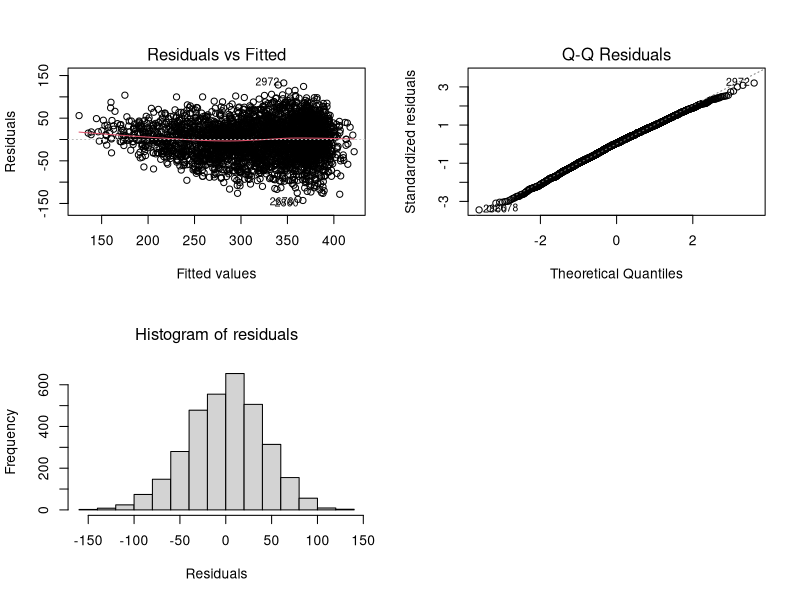
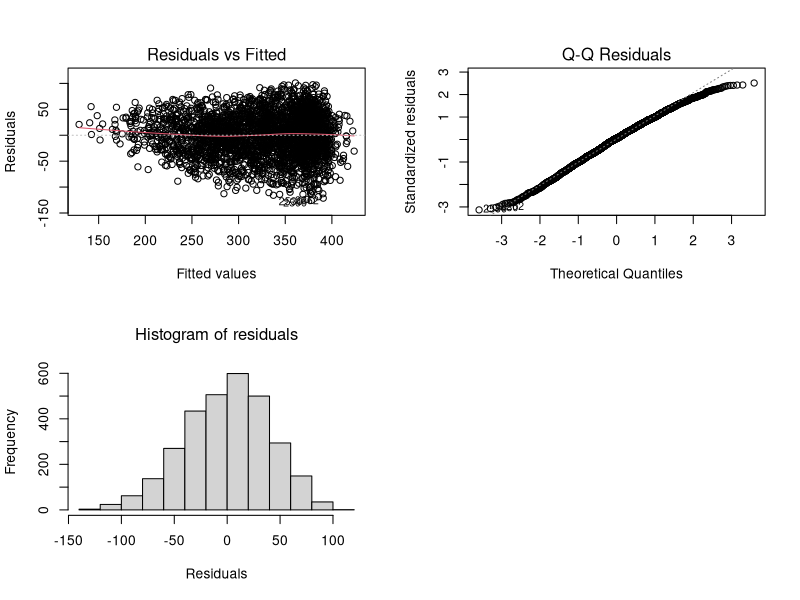

Recreate these plots in R, in order.
## ---- chunk 1
#rm(list=ls())
library(arm)
library(ggplot2)
library(dplyr)
library(tidyr)
library(gridExtra)
library(car)
## ---- chunk 2
data<-read.csv("../data/W8DINCW_newlevel.csv",header = TRUE, stringsAsFactors=TRUE)
## ---- chunk 3
exclude_vars <- c("X", "W1GrssyrMP", "W1GrssyrHH", "W1yschat1", "W2ghq12scr", "W4schatYP", "W6DebtattYP", "W8DINCW", "W8DGHQSC")

data <- data %>%
  mutate(across(where(is.integer) & !all_of(exclude_vars), factor))
## ---- chunk 4
sig.var <- c("W1wrk1aMP", 'W1condur5MP', 'W1hea2MP', 'W1NoldBroHS', 'W1hous12HH', 'W1usevcHH', 'W1hiqualdad', 'W1hiqualmum', 'W1wrkfulldad', 'W1wrkfullmum', 'W1empsmum', 'W1empsdad', 'W1ch0_2HH', 'W1ch3_11HH', 'IndSchool', 'W1marstatmum', 'W1depkids', 'W1famtyp2', 'W1nssecfam', 'W1ethgrpYP', 'W1heposs9YP', 'W1hwndayYP', 'W1truantYP', 'W1alceverYP', 'W1bulrc', 'W1disabYP', 'W2disc1YP', 'W2depressYP', 'W4AlcFreqYP', 'W4CannTryYP', 'W4NamesYP', 'W4RacismYP', 'W4empsYP','W4Childck1YP', 'W5JobYP', 'W5JobYP', 'W5EducYP', 'W5Apprent1YP', 'W6JobYP', 'W6UnivYP', 'W6EducYP', 'W6Apprent1YP', 'W6acqno', 'W6gcse', 'W6als', 'W6OwnchiDV', 'W6Childliv', 'W6NEETAct', 'W8DDEGP', 'W8TENURE', 'W2ghq12scr', 'W4schatYP', 'W6DebtattYP')


#Create the formula string
formula_str <- paste("W8DINCW ~", paste(sig.var, collapse = " + "))
#Convert the string to a formula object
formula_obj <- as.formula(formula_str)
model.1 <- lm(formula_obj, data = data)

display(model.1)
## ---- chunk 5
merged_data <- data  # create a copy for modifications

merged_data <- merged_data %>%
  mutate(
    #W1hous12HH, merge levels 4 and 5
    W1hous12HH = as.character(W1hous12HH),  # convert to character to avoid issues with factor levels
    W1hous12HH = if_else(W1hous12HH %in% c("4", "5"), "4_5", W1hous12HH),
    
    # W1hiqualmum, merge several groups of levels
    W1hiqualmum = as.character(W1hiqualmum),
    W1hiqualmum = case_when(
      W1hiqualmum %in% c("3", "4") ~ "3_4",
      W1hiqualmum %in% c("5", "6", "7") ~ "5_6_7",
      W1hiqualmum %in% c("8", "9") ~ "8_9",
      W1hiqualmum %in% c("12", "13", "14") ~ "12_13_14",
      TRUE ~ as.character(W1hiqualmum)
    ),
    
    # for W1marstatmum, merge levels 4, 5 and 6
    W1marstatmum = as.character(W1marstatmum),
    W1marstatmum = if_else(W1marstatmum %in% c("4", "5", "6"), "4_5_6", W1marstatmum)
  ) %>%
  mutate(
    # convert back to factors with new levels
    W1hous12HH = factor(W1hous12HH),
    W1hiqualmum = factor(W1hiqualmum),
    W1marstatmum = factor(W1marstatmum)
  )

# dropping unused factor levels
data <- data %>%
  mutate(
    W1hous12HH = droplevels(W1hous12HH),
    W1hiqualmum = droplevels(W1hiqualmum),
    W1marstatmum = droplevels(W1marstatmum)
  )


#summary(merged_data)
## ---- chunk 6
sig.var_2 <- c("W1hea2MP", "W1NoldBroHS", "W1hous12HH", "W1hiqualmum", "W1marstatmum", "W1depkids", "W1nssecfam", "W1ethgrpYP", "W1heposs9YP", "W1hwndayYP", "W1disabYP", "W2disc1YP", "W4CannTryYP", "W5JobYP", "W5EducYP", "W5Apprent1YP", "W6JobYP", "W6UnivYP", "W6Apprent1YP", "W6NEETAct", "W8TENURE", "W2ghq12scr", "W4schatYP")

#Create the formula string
formula_str <- paste("W8DINCW ~", paste(sig.var_2, collapse = " + "))
#Convert the string to a formula object
formula_obj <- as.formula(formula_str)
model.2 <- lm(formula_obj, data = merged_data)

display(model.2)
## ---- chunk 7
sig.var_3 <- c("W1hea2MP", "W1hous12HH", "W1hiqualmum", "W1marstatmum", "W1depkids", "W1nssecfam", "W1ethgrpYP", "W1heposs9YP", "W1hwndayYP", "W1disabYP", "W2disc1YP", "W4CannTryYP", "W5JobYP", "W5EducYP", "W5Apprent1YP", "W6JobYP", "W6UnivYP", "W6Apprent1YP", "W6NEETAct", "W2ghq12scr")

#Create the formula string
formula_str <- paste("W8DINCW ~", paste(sig.var_3, collapse = " + "))
#Convert the string to a formula object
formula_obj <- as.formula(formula_str)
model.3 <- lm(formula_obj, data = merged_data)

display(model.3)
## ---- chunk 8
sig.var_4 <- c("W1hea2MP", "W1hous12HH", "W1hiqualmum", "W1marstatmum", "W1depkids", "W1nssecfam", "W1ethgrpYP", "W1heposs9YP", "W1hwndayYP", "W1disabYP", "W2disc1YP", "W4CannTryYP", "W5JobYP", "W5EducYP", "W5Apprent1YP", "W6JobYP", "W6UnivYP", "W6NEETAct", "W2ghq12scr")

#Create the formula string
formula_str <- paste("W8DINCW ~", paste(sig.var_4, collapse = " + "))
#Convert the string to a formula object
formula_obj <- as.formula(formula_str)
model.4 <- lm(formula_obj, data = merged_data)

#display(model.4)

vif(model.4)
## ---- chunk 9
kept_var <- c("W1hea2MP", "W1hous12HH", "W1marstatmum", "W1depkids", "W1nssecfam", "W1ethgrpYP", "W1heposs9YP", "W1hwndayYP", "W1disabYP", "W2disc1YP", "W4CannTryYP", "W5JobYP", "W5EducYP", "W5Apprent1YP", "W6JobYP", "W6UnivYP", "W6NEETAct", "W2ghq12scr")

#Create the formula string
formula_str <- paste("W8DINCW ~", paste(kept_var, collapse = " + "))
#Convert the string to a formula object
formula_obj <- as.formula(formula_str)
model.5 <- lm(formula_obj, data = merged_data)

display(model.5)
## ---- chunk 10
kept_var <- c("W1hea2MP", "W1marstatmum", "W1depkids", "W1nssecfam", "W1ethgrpYP", "W1heposs9YP", "W1hwndayYP", "W1disabYP", "W2disc1YP", "W4CannTryYP", "W5JobYP", "W5EducYP", "W5Apprent1YP", "W6JobYP", "W6UnivYP", "W6NEETAct", "W2ghq12scr")

#Create the formula string
formula_str <- paste("W8DINCW ~", paste(kept_var, collapse = " + "))
#Convert the string to a formula object
formula_obj <- as.formula(formula_str)
model.6 <- lm(formula_obj, data = merged_data)

display(model.6)
## ---- chunk 11
kept_var <- c("W1hea2MP", "W1marstatmum", "W1depkids", "W1nssecfam", "W1ethgrpYP", "W1heposs9YP", "W1hwndayYP", "W1disabYP", "W2disc1YP", "W4CannTryYP", "W5JobYP", "W5EducYP", "W5Apprent1YP", "W6JobYP", "W6UnivYP", "W2ghq12scr")

#Create the formula string
formula_str <- paste("W8DINCW ~", paste(kept_var, collapse = " + "))
#Convert the string to a formula object
formula_obj <- as.formula(formula_str)
model.7 <- lm(formula_obj, data = merged_data)

display(model.7) # the final model in this section
## ---- chunk 12
kept_var <- c("W1hea2MP", "W1marstatmum", "W1nssecfam", "W1ethgrpYP", "W1heposs9YP", "W1hwndayYP", "W1disabYP", "W2disc1YP", "W4CannTryYP", "W5JobYP", "W5EducYP", "W5Apprent1YP", "W6JobYP", "W6UnivYP", "W2ghq12scr")

#Create the formula string
formula_str <- paste("W8DINCW ~", paste(kept_var, collapse = " + "))
#Convert the string to a formula object
formula_obj <- as.formula(formula_str)
model.8 <- lm(formula_obj, data = merged_data)

display(model.8)
## ---- chunk 13
merged_data <- merged_data %>%
  mutate(
    W1depkids = as.character(W1depkids),
    W1depkids = if_else(W1depkids %in% c("1", "2", "3"), "1_2_3", W1depkids),
    
    W1nssecfam = as.character(W1nssecfam),
    W1nssecfam = case_when(
      W1nssecfam %in% c("1", "2") ~ "1_2",
      W1nssecfam %in% c("3", "4", "5") ~ "3_4_5",
      W1nssecfam %in% c("6", "7") ~ "6_7",
      TRUE ~ as.character(W1nssecfam)
    ),
    
    W1ethgrpYP = as.character(W1ethgrpYP),
    W1ethgrpYP = case_when(
      W1ethgrpYP %in% c("2", "3") ~ "2_3",
      W1ethgrpYP %in% c("6", "7", "8") ~ "6_7_8",
      TRUE ~ as.character(W1ethgrpYP)
    ),

    W1hwndayYP = as.character(W1hwndayYP),
    W1hwndayYP = if_else(W1hwndayYP %in% c("2", "3"), "2_3", W1hwndayYP)
  ) %>%
  
  mutate(
    # convert back to factors with new levels
    W1depkids = factor(W1depkids),
    W1nssecfam = factor(W1nssecfam),
    W1ethgrpYP = factor(W1ethgrpYP),
    W1hwndayYP = factor(W1hwndayYP)
  )

# dropping unused factor levels
data <- data %>%
  mutate(
    W1depkids = droplevels(W1depkids),
    W1nssecfam = droplevels(W1nssecfam),
    W1ethgrpYP = droplevels(W1ethgrpYP),
    W1hwndayYP = droplevels(W1hwndayYP)
  )

kept_var <- c("W1hea2MP", "W1marstatmum", "W1depkids", "W1nssecfam", "W1ethgrpYP", "W1heposs9YP", "W1hwndayYP", "W1disabYP", "W2disc1YP", "W4CannTryYP", "W5JobYP", "W5EducYP", "W5Apprent1YP", "W6JobYP", "W6UnivYP", "W2ghq12scr")

#Create the formula string
formula_str <- paste("W8DINCW ~", paste(kept_var, collapse = " + "))
#Convert the string to a formula object
formula_obj <- as.formula(formula_str)
model.9 <- lm(formula_obj, data = merged_data)

display(model.9)
## ---- chunk 14
kept_var <- c("W1hea2MP", "W1marstatmum", "W1nssecfam", "W1ethgrpYP", "W1heposs9YP", "W1hwndayYP", "W1disabYP", "W2disc1YP", "W4CannTryYP", "W5JobYP", "W5EducYP", "W5Apprent1YP", "W6JobYP", "W6UnivYP", "W2ghq12scr")

#Create the formula string
formula_str <- paste("W8DINCW ~", paste(kept_var, collapse = " + "))
#Convert the string to a formula object
formula_obj <- as.formula(formula_str)
model.10 <- lm(formula_obj, data = merged_data)

display(model.10)
## ---- chunk 15
par(mfrow=c(2,2))
plot(model.10,which=c(1,2))
hist(model.10$residuals,main="Histogram of residuals",font.main=1,xlab="Residuals")
## ---- chunk 16
show_outliers<-function(the.linear.model,topN){
  #length of data
  n=length(fitted(the.linear.model))
  #number of parameters estimated
  p=length(coef(the.linear.model))
  #standardised residuals over 3
  res.out<-which(abs(rstandard(the.linear.model))>3) #sometimes >2
  #topN values
  res.top<-head(rev(sort(abs(rstandard(the.linear.model)))),topN)
  #high leverage values
  lev.out<-which(lm.influence(the.linear.model)$hat>2*p/n)
  #topN values
  lev.top<-head(rev(sort(lm.influence(the.linear.model)$hat)),topN)
  #high diffits
  dffits.out<-which(dffits(the.linear.model)>2*sqrt(p/n))
  #topN values
  dffits.top<-head(rev(sort(dffits(the.linear.model))),topN)
  #Cook's over 1
  cooks.out<-which(cooks.distance(the.linear.model)>1)
  #topN cooks
  cooks.top<-head(rev(sort(cooks.distance(the.linear.model))),topN)
  #Create a list with the statistics -- cant do a data frame as different lengths 
  list.of.stats<-list(Std.res=res.out,Std.res.top=res.top, Leverage=lev.out, Leverage.top=lev.top, DFFITS=dffits.out, DFFITS.top=dffits.top, Cooks=cooks.out,Cooks.top=cooks.top)
  #return the statistics
  list.of.stats}
## ---- chunk 17
#Get outliers
outliers <- show_outliers(model.10, topN = 5) 

# Combine all outlier indices into a single vector
all_outliers <- unique(c(outliers$Std.res, outliers$Leverage, outliers$DFFITS, outliers$Cooks))

# Remove outliers from the dataset
cleaned_data <- merged_data[-all_outliers, ]
## ---- chunk 18
kept_var <- c("W1hea2MP", "W1marstatmum", "W1nssecfam", "W1ethgrpYP", "W1heposs9YP", "W1hwndayYP", "W1disabYP", "W2disc1YP", "W4CannTryYP", "W5JobYP", "W5EducYP", "W5Apprent1YP", "W6JobYP", "W6UnivYP", "W2ghq12scr")

#Create the formula string
formula_str <- paste("W8DINCW ~", paste(kept_var, collapse = " + "))
#Convert the string to a formula object
formula_obj <- as.formula(formula_str)
model.11 <- lm(formula_obj, data = cleaned_data)

display(model.11)
## ---- chunk 19
par(mfrow=c(2,2))
plot(model.11,which=c(1,2))
hist(model.11$residuals,main="Histogram of residuals",font.main=1,xlab="Residuals")
